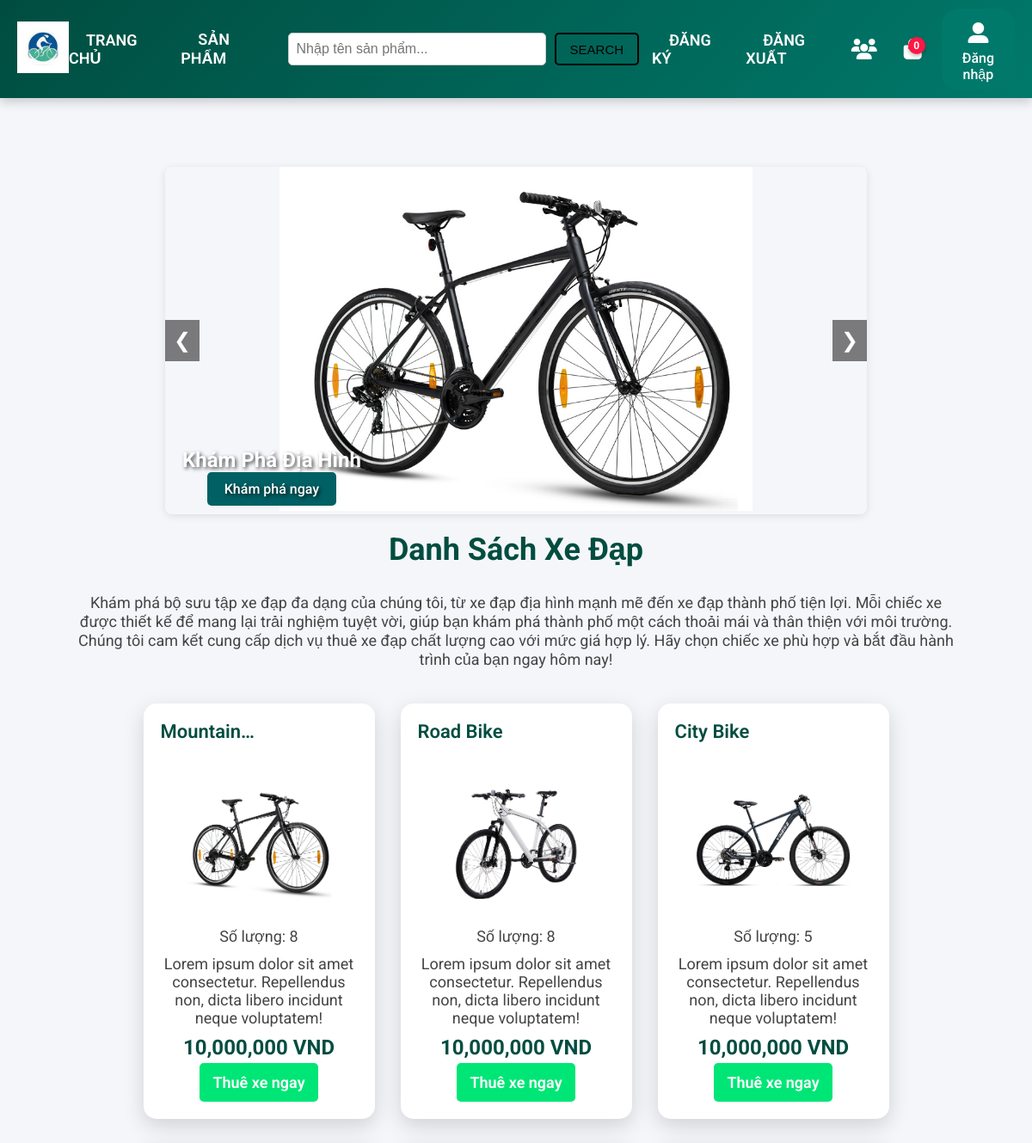
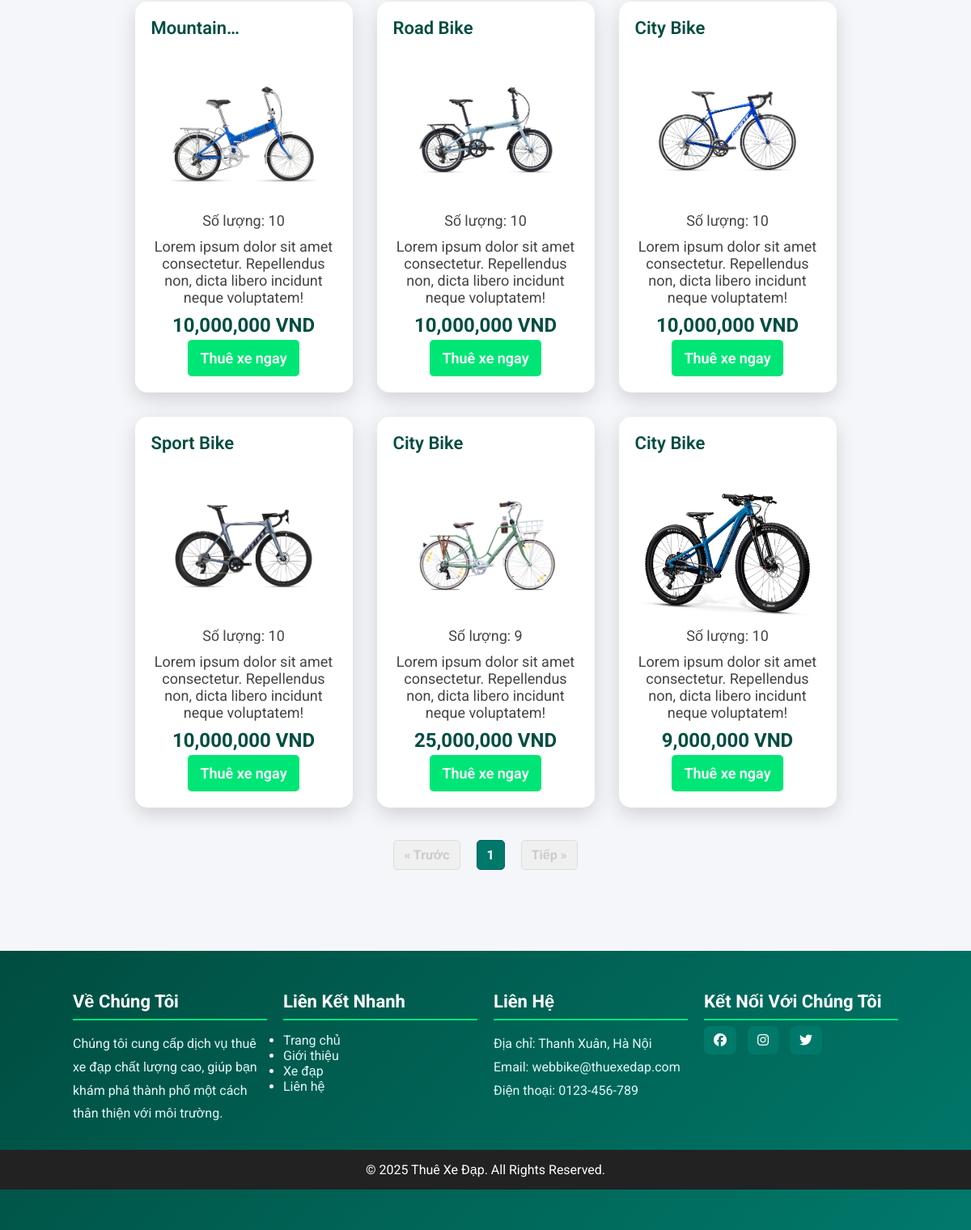
The page /product.php on the database its author committed (2 pictures, top to bottom).
### tables this page shows
CREATE TABLE bicycles (
    id INT PRIMARY KEY AUTO_INCREMENT,
    title VARCHAR(255),
    description TEXT,
    price DECIMAL(10, 2),
    img VARCHAR(255),
    quantity INT
);

### product.php (the view, shortened to what this page needs)
<?php
    include "connect.php";
    $items_per_page = 9;
    $current_page = isset($_GET['page']) ? (int)$_GET['page'] : 1;
    $offset = ($current_page - 1) * $items_per_page;
    $sql_count = "SELECT COUNT(*) as total FROM bicycles";
    $result_count = mysqli_query($conn, $sql_count);
    $row_count = mysqli_fetch_assoc($result_count);
    $total_items = $row_count['total'];
    $total_pages = ceil($total_items / $items_per_page);
?>
<!DOCTYPE html>
<html lang="vi">
<head>
    <link rel="stylesheet" href="https://cdnjs.cloudflare.com/ajax/libs/font-awesome/6.6.0/css/all.min.css" />
    <link rel="stylesheet" href="style.css">
    <link rel="stylesheet" href="product.css">
</head>
<body>
    <header>
        <div class="logo">
            <a href="index.php"><img src="assets/images/main-logo.jpg" alt="Logo Thuê Xe Đạp"></a>
        </div>
        <nav class="header_navbar">
            <ul>
                <li><a href="index.php">TRANG CHỦ</a></li>
                <li><a href="product.php" class="active">SẢN PHẨM</a></li>
                <li class="middle-section">
                    <form method="GET" action="search.php">
                        <input type="text" placeholder="Nhập tên sản phẩm..." class="search-input" name="noidung">
                        <button type="submit" class="search-btn">SEARCH</button>
                    </form>
                </li>
                <li><a href="register.php">ĐĂNG KÝ</a></li>
                <li><a href="logout.php">ĐĂNG XUẤT</a></li>
            </ul>
        </nav>
        <div class="header_info">
            <a href="user.php" aria-label="Quản lý người dùng">
               <i class="fa-solid fa-users"></i>
            </a>
            <a class="cart" href="cart.php" aria-label="Giỏ hàng">
                <p>0</p>
            </a>
            <?php if (isset($_SESSION['mySession'])): ?>
                <a class="header_account" href="index.php">
                    <?php if (isset($_SESSION['img']) && !empty($_SESSION['img'])): ?>
                        <img src="assets/images/<?php echo htmlspecialchars($_SESSION['img']); ?>" alt="Avatar" class="user-avatar">
                    <?php else: ?>
                        <i class="fa fa-user-alt"></i>
                    <?php endif; ?>
                    <p class="accountname"><?php echo htmlspecialchars($_SESSION['username']); ?></p>
                </a>
            <?php else: ?>
                <a class="header_account" href="login.php">
                    <i class="fa fa-user-alt"></i>
                    <p class="accountname">Đăng nhập</p>
                </a>
            <?php endif; ?>
        </div>
    </header>
    <section id="products" class="container">
        <div class="carousel-container">
            <div class="carousel">
                <div class="carousel-item">
                    <img src="assets/images/xe-dap-the-thao-cao-cap-1-1.png" alt="Xe Đạp Địa Hình">
                    <div class="carousel-caption">
                        <h3>Khám Phá Địa Hình</h3>
                        <a href="detail.php?this_id=1">Khám phá ngay</a>
                    </div>
                </div>
            </div>
            <div class="carousel-controls">
                <button onclick="prevSlide()">&#10094;</button>
                <button onclick="nextSlide()">&#10095;</button>
            </div>
        </div>
        <h2 style="text-align: center;">Danh Sách Xe Đạp</h2>
        <div class="intro-text">
            <p>Khám phá bộ sưu tập xe đạp đa dạng của chúng tôi, từ xe đạp địa hình mạnh mẽ đến xe đạp thành phố tiện lợi. Mỗi chiếc xe được thiết kế để mang lại trải nghiệm tuyệt vời, giúp bạn khám phá thành phố một cách thoải mái và thân thiện với môi trường.</p>
            <p>Chúng tôi cam kết cung cấp dịch vụ thuê xe đạp chất lượng cao với mức giá hợp lý. Hãy chọn chiếc xe phù hợp và bắt đầu hành trình của bạn ngay hôm nay!</p>
        </div>
        <div class="products">
            <?php
            $sql = "SELECT * FROM bicycles LIMIT $items_per_page OFFSET $offset";
            $result = mysqli_query($conn, $sql);
            if (mysqli_num_rows($result) > 0) {
                while ($row = mysqli_fetch_array($result)) {
            ?>
                <div class="product-item">
                    <div class="product-info">
                        <div class="title-delete" style="display: grid; grid-template-columns: 1fr 1fr; align-items: center;">
                            <h3><?php echo htmlspecialchars($row['title']); ?></h3>
                        </div>
                        <img src="assets/images/<?php echo htmlspecialchars($row['img']); ?>" alt="<?php echo htmlspecialchars($row['title']); ?>">
                        <p>Số lượng: <?php echo htmlspecialchars($row['quantity']); ?></p>
                        <p><?php echo htmlspecialchars($row['description']); ?></p>
                        <h3 style="text-align: center"><?php echo number_format($row['price']); ?> VND</h3>
                        <a href="detail.php?this_id=<?php echo $row['id']; ?>" class="btn" style="border-radius: 5px; margin-top: -6px">Thuê xe ngay</a>
                    </div>
                </div>
            <?php
                }
            } else {
                echo "<p style='text-align: center; color: #555;'>Hiện tại không có xe đạp nào trong danh sách.</p>";
            }
            ?>
        </div>
        <div class="pagination">
            <?php if ($current_page > 1): ?>
                <a href="product.php?page=<?php echo $current_page - 1; ?>">&laquo; Trước</a>
            <?php else: ?>
                <a class="disabled">&laquo; Trước</a>
            <?php endif; ?>
            <?php for ($i = 1; $i <= $total_pages; $i++): ?>
                <a href="product.php?page=<?php echo $i; ?>" class="<?php echo $i == $current_page ? 'active' : ''; ?>"><?php echo $i; ?></a>
            <?php endfor; ?>
            <?php if ($current_page < $total_pages): ?>
                <a href="product.php?page=<?php echo $current_page + 1; ?>">Tiếp &raquo;</a>
            <?php else: ?>
                <a class="disabled">Tiếp &raquo;</a>
            <?php endif; ?>
        </div>
    </section>
    <footer>
        <div class="footer-container">
            <div class="footer-about">
                <h3>Về Chúng Tôi</h3>
                <p>Chúng tôi cung cấp dịch vụ thuê xe đạp chất lượng cao, giúp bạn khám phá thành phố một cách thân thiện với môi trường.</p>
            </div>
            <div class="footer-links">
                <h3>Liên Kết Nhanh</h3>
                <ul>
                    <li><a href="index.php">Trang chủ</a></li>
                    <li><a href="#about">Giới thiệu</a></li>
                    <li><a href="product.php">Xe đạp</a></li>
                    <li><a href="contact.php">Liên hệ</a></li>
                </ul>
            </div>
            <div class="footer-contact">
                <h3>Liên Hệ</h3>
                <p>Địa chỉ: Thanh Xuân, Hà Nội</p>
                <p>Email: webbike@thuexedap.com</p>
                <p>Điện thoại: 0123-456-789</p>
            </div>
            <div class="footer-social">
                <h3>Kết Nối Với Chúng Tôi</h3>
                <a href="https://www.facebook.com/yourpage" class="social-icon" aria-label="Facebook"><i class="fab fa-facebook"></i></a>
                <a href="https://www.instagram.com/yourpage" class="social-icon" aria-label="Instagram"><i class="fab fa-instagram"></i></a>
                <a href="https://www.twitter.com/yourpage" class="social-icon" aria-label="Twitter"><i class="fab fa-twitter"></i></a>
            </div>
        </div>
        <div class="footer-bottom">
            <p>&copy; 2025 Thuê Xe Đạp. All Rights Reserved.</p>
        </div>
    </footer>
</body>
</html>

### product.css (style rules this page uses)
.carousel-container { position: relative; max-width: 80%; margin: 0 auto 20px; overflow: hidden; border-radius: 8px; box-shadow: 0 2px 10px rgba(0, 0, 0, 0.1); }
.carousel { display: flex; transition: transform 0.5s ease-in-out; }
.carousel-item { min-width: 100%; position: relative; }
.carousel-item img { width: 550px; height: 400px; object-fit: cover; }
.carousel-caption { position: absolute; bottom: 20px; left: 20px; color: white; text-shadow: 2px 2px 4px rgba(0, 0, 0, 0.7); }
.carousel-caption h3 { font-size: 24px; margin: 0 0 10px; }
.carousel-caption a { background-color: #006064; color: white; padding: 10px 20px; border-radius: 5px; text-decoration: none; font-weight: 500; }
.carousel-controls { position: absolute; top: 50%; width: 100%; display: flex; justify-content: space-between; transform: translateY(-50%); }
.carousel-controls button { background: rgba(0, 0, 0, 0.5); border: none; color: white; font-size: 24px; padding: 10px; cursor: pointer; transition: background 0.3s; }
.pagination { display: flex; justify-content: center; align-items: center; margin-top: 20px; gap: 10px; }
.pagination a { padding: 10px 15px; text-decoration: none; color: #006064; border: 1px solid #ddd; border-radius: 5px; transition: background-color 0.3s; }
.pagination .active { background-color: #006064; color: white; border: 1px solid #006064; }
.pagination .disabled { color: #ccc; cursor: not-allowed; border: 1px solid #ddd; }

### product.php (style rules this page uses)
.pagination { text-align: center; margin: 20px 0; }
.pagination a { padding: 8px 12px; margin: 0 5px; text-decoration: none; color: #006064; font-weight: bold; background-color: #e0f7fa; border-radius: 5px; transition: background-color 0.3s, transform 0.3s; }
.pagination .active { background-color: #00796b; color: #fff; pointer-events: none; }
.pagination .disabled { color: #ccc; pointer-events: none; background-color: #f0f0f0; }

### rows shown on the page
bicycles: title "Mountain…", img (picture), quantity "8", description "Lorem ipsum dolor sit amet consectetur. Repellendus non, dicta libero incidunt neque voluptatem!", price "10,000,000"
bicycles: title "Road Bike", img (picture), quantity "8", description "Lorem ipsum dolor sit amet consectetur. Repellendus non, dicta libero incidunt neque voluptatem!", price "10,000,000"
bicycles: title "City Bike", img (picture), quantity "5", description "Lorem ipsum dolor sit amet consectetur. Repellendus non, dicta libero incidunt neque voluptatem!", price "10,000,000"
bicycles: title "Mountain…", img (picture), quantity "10", description "Lorem ipsum dolor sit amet consectetur. Repellendus non, dicta libero incidunt neque voluptatem!", price "10,000,000"
bicycles: title "Road Bike", img (picture), quantity "10", description "Lorem ipsum dolor sit amet consectetur. Repellendus non, dicta libero incidunt neque voluptatem!", price "10,000,000"
bicycles: title "City Bike", img (picture), quantity "10", description "Lorem ipsum dolor sit amet consectetur. Repellendus non, dicta libero incidunt neque voluptatem!", price "10,000,000"
bicycles: title "Sport Bike", img (picture), quantity "10", description "Lorem ipsum dolor sit amet consectetur. Repellendus non, dicta libero incidunt neque voluptatem!", price "10,000,000"
bicycles: title "City Bike", img (picture), quantity "9", description "Lorem ipsum dolor sit amet consectetur. Repellendus non, dicta libero incidunt neque voluptatem!", price "25,000,000"
bicycles: title "City Bike", img (picture), quantity "10", description "Lorem ipsum dolor sit amet consectetur. Repellendus non, dicta libero incidunt neque voluptatem!", price "9,000,000"
